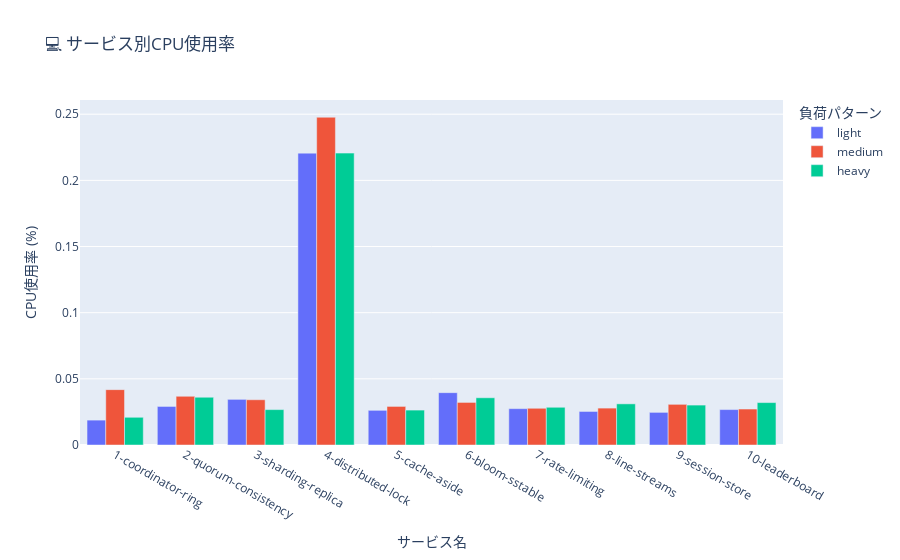

Write notebook code for a chart like this one.
### Code cell
if df_results is not None and 'cpu_percent' in df_resources.columns:
    fig = px.bar(
        df_resources.dropna(subset=['cpu_percent']),
        x='service_name',
        y='cpu_percent',
        color='pattern_name',
        barmode='group',
        title='💻 サービス別CPU使用率',
        labels={'service_name': 'サービス名', 'cpu_percent': 'CPU使用率 (%)', 'pattern_name': '負荷パターン'},
        category_orders={'pattern_name': ['light', 'medium', 'heavy']}
    )
    fig.update_layout(xaxis_title="サービス名", yaxis_title="CPU使用率 (%)")
    fig.show()
else:
    print("CPUデータがありません。")

### Figure 1 — Plotly figure (JSON) as saved in the notebook; plotly's stock layout.template omitted (floating-point values rounded to 4 significant figures)
{"data": [{"alignmentgroup": "True", "hovertemplate": "負荷パターン=light<br>サービス名=%{x}<br>CPU使用率 (%)=%{y}<extra></extra>", "legendgroup": "light", "marker": {"color": "#636efa", "pattern": {"shape": ""}}, "name": "light", "offsetgroup": "light", "orientation": "v", "showlegend": true, "textposition": "auto", "type": "bar", "x": ["1-coordinator-ring", "2-quorum-consistency", "3-sharding-replica", "4-distributed-lock", "5-cache-aside", "6-bloom-sstable", "7-rate-limiting", "8-line-streams", "9-session-store", "10-leaderboard"], "xaxis": "x", "y": [0.0188, 0.02913, 0.03449, 0.2206, 0.0262, 0.03956, 0.02745, 0.02535, 0.02466, 0.02677], "yaxis": "y"}, {"alignmentgroup": "True", "hovertemplate": "負荷パターン=medium<br>サービス名=%{x}<br>CPU使用率 (%)=%{y}<extra></extra>", "legendgroup": "medium", "marker": {"color": "#EF553B", "pattern": {"shape": ""}}, "name": "medium", "offsetgroup": "medium", "orientation": "v", "showlegend": true, "textposition": "auto", "type": "bar", "x": ["1-coordinator-ring", "2-quorum-consistency", "3-sharding-replica", "4-distributed-lock", "5-cache-aside", "6-bloom-sstable", "7-rate-limiting", "8-line-streams", "9-session-store", "10-leaderboard"], "xaxis": "x", "y": [0.04183, 0.03683, 0.0342, 0.2477, 0.02916, 0.03217, 0.02775, 0.02789, 0.03073, 0.02718], "yaxis": "y"}, {"alignmentgroup": "True", "hovertemplate": "負荷パターン=heavy<br>サービス名=%{x}<br>CPU使用率 (%)=%{y}<extra></extra>", "legendgroup": "heavy", "marker": {"color": "#00cc96", "pattern": {"shape": ""}}, "name": "heavy", "offsetgroup": "heavy", "orientation": "v", "showlegend": true, "textposition": "auto", "type": "bar", "x": ["1-coordinator-ring", "2-quorum-consistency", "3-sharding-replica", "4-distributed-lock", "5-cache-aside", "6-bloom-sstable", "7-rate-limiting", "8-line-streams", "9-session-store", "10-leaderboard"], "xaxis": "x", "y": [0.02094, 0.03609, 0.02674, 0.2206, 0.02638, 0.03569, 0.0285, 0.0311, 0.03017, 0.03205], "yaxis": "y"}], "layout": {"barmode": "group", "legend": {"title": {"text": "負荷パターン"}, "tracegroupgap": 0}, "title": {"text": "💻 サービス別CPU使用率"}, "xaxis": {"anchor": "y", "domain": [0, 1], "title": {"text": "サービス名"}}, "yaxis": {"anchor": "x", "domain": [0, 1], "title": {"text": "CPU使用率 (%)"}}}}
